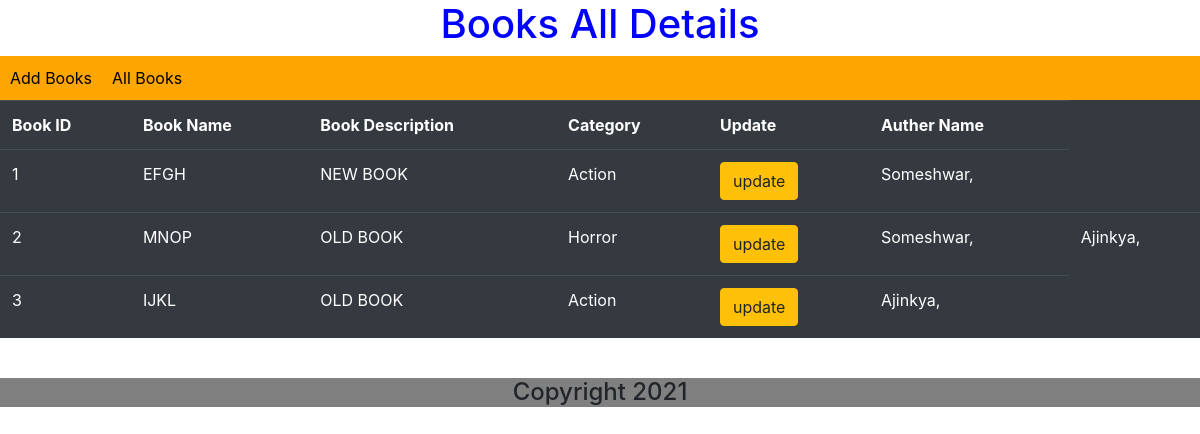
Before: /test/show/ with the older database file.
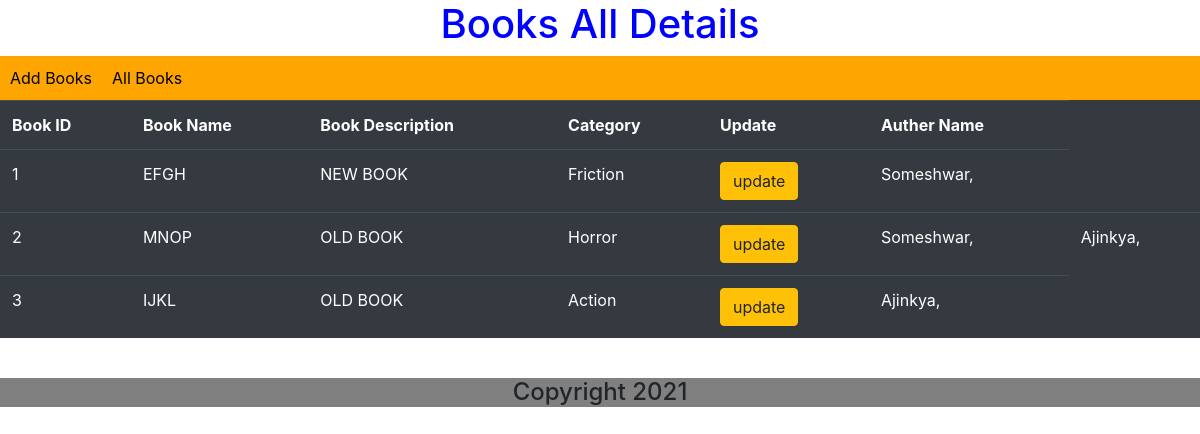
After: the same page with the newer database file.
### testapp/models.py (models this page shows, shortened)
class Book(models.Model):
    book_name = models.CharField(max_length=32)
    book_description = models.CharField(max_length=30,null=True,blank=True)
    auth = models.ManyToManyField(Author,related_name='all_authors',blank=True)
    cat = models.ForeignKey(Category, on_delete=models.CASCADE, default=1)
    def __str__(self):
        return self.book_name

class Category(models.Model):
    cat_name = models.CharField(max_length=32)
    def __str__(self):
        return self.cat_name

class Author(models.Model):
    auth_name = models.CharField(max_length=32)
    email = models.CharField(max_length=30)
    def __str__(self):
        return self.auth_name

### testapp/views.py (the view)
# urls.py: path('show/',views.showBooksView,name='show'),
def showBooksView(request):
    template_name = 'testApp/showallbooks.html'
    books = Book.objects.all()
    print(books) # Return Query set of books
    for book in books: # Get single book from queryset
        print(book.cat) # print single book category (which if foreign key relationship), we access directly with book obj.field_name
        for auth in book.auth.all(): # to access auth(ManyToMany) from book itrate book obj with (obj.manytomany_field_in_bokk_table.all())
            print(book)
            print(auth) # we get all authors for that particular book
    context = {'books':books}
    return render(request,template_name,context)

### templates/testapp/showallbooks.html (shortened to what this page needs)
{% extends 'base.html' %}
{% block content %}
        <table class="table table-dark">
            <tr>
                <th>Book ID</th>
                <th>Book Name</th>
                <th>Book Description</th>
                <th>Category</th>
                <th>Update</th>
                <th>Auther Name</th>
            </tr>
            {% for book in books %}
            <tr>
                <td>{{book.id}}</td>
                <td>{{book.book_name}}</td>
                <td>{{book.book_description}}</td>
               <td>{{book.cat}}</td>
                <td>
                    <a href="{% url 'update' book.id %}"><button class="btn btn-warning">
                        update
                        </button>
                    </a>
                </td>
                {% for data in book.auth.all %}
                        <td>
                            {{data}},<br>
                        </td>
                {% endfor %}
            {% endfor %}
        </table>
<br>
{% endblock %}

### templates/base.html (shortened to what this page needs)
<!DOCTYPE html>
{% load static %}
<html lang="en">
<head>
    <link rel="stylesheet" href="{% static 'testapp/style.css' %}" alt="not found">
    <link rel="stylesheet" href="https://cdn.jsdelivr.net/npm/bootstrap@4.6.0/dist/css/bootstrap.min.css">
</head>
<body>
      <header>
          <h1>Books All Details</h1>
      </header>
     <ul class="my_navbar">
         <li><a href="{% url 'add' %}">Add Books</a></li>
         <li><a href="{% url 'show' %}">All Books</a></li>
     </ul>
      {% block content %}{% endblock %}
</body>
<footer>
     <h4>Copyright 2021</h4>
</footer>

### static/testapp/style.css (style rules this page uses)
h1 { color: blue; }
body { background-color: lightgreen; }
.my_navbar { background-color: orange; overflow: hidden; list-style-type: none; margin: 0; padding: 0; }
li { float: left; }
li a { display: block; color: black; text-decoration: none; padding: 10px 10px 10px 10px; }
header h1 { text-align: center; }
footer h4 { background-color: gray; text-align: center; }

Changed rows visible on the page:
changed Book "EFGH": cat "Action" → "Friction"
